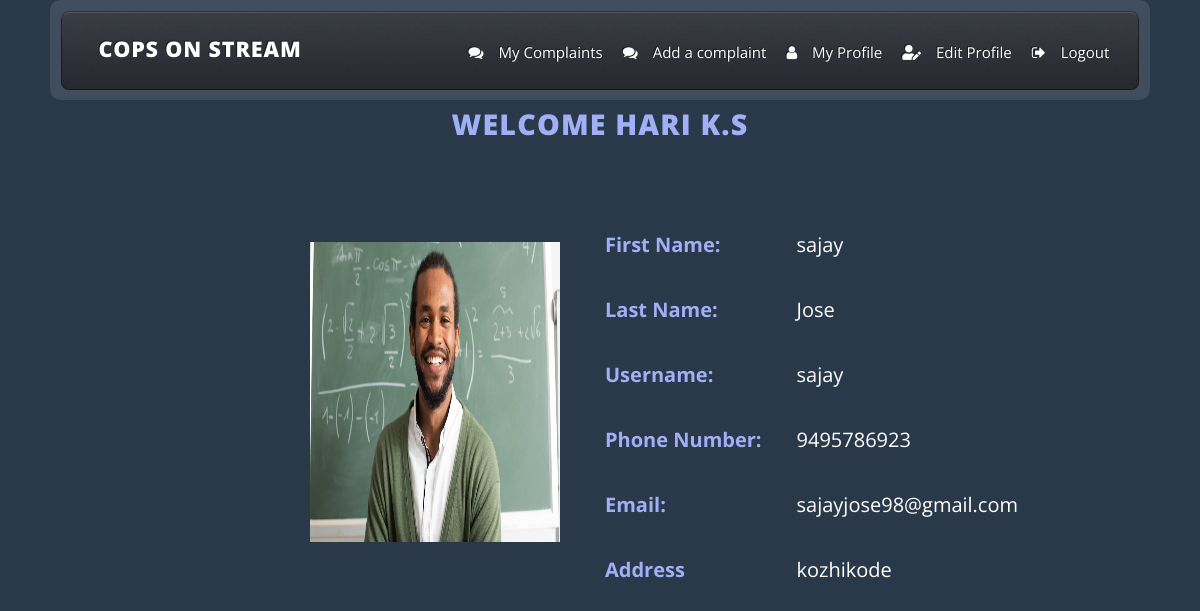
Screenshot of /my_profile/2 (signed in) with the database file from the repository.
### cops_app/models.py (models this page shows, shortened)
class CustomUser(AbstractUser):
    phone=models.IntegerField(null=True,blank=True)
    address=models.CharField(max_length=50,null=True,blank=True)
    pic=models.FileField()
    rank=models.CharField(max_length=50,blank=True,null=True)
    badge_number=models.IntegerField(blank=True,null=True)
    age=models.IntegerField(blank=True,null=True)
    service_years=models.IntegerField(blank=True,null=True)
    user_type=models.CharField(max_length=20)
    entry_choices=(('approved','approved'),
                   ('pending','pending'),
                   ('rejected','rejected')
    )
    entry=models.CharField(choices=entry_choices,max_length=50,default='pending',null=True,blank=True)

### cops_app/views.py (the view)
# urls.py: path('my_profile/<int:id>',views.my_profile,name='my_profile'),
@login_required(login_url='login')
def my_profile(request,id):
    data=CustomUser.objects.get(id=id)
    return render(request,'my_profile.html',{'data':data})

### templates/my_profile.html (shortened to what this page needs)
<!DOCTYPE HTML>
{% load static %}
<html>
<head>
  <link rel="stylesheet" href="{% static 'css/main.css' %}" />
</head>
<body class="left-sidebar is-preload">
  <div id="page-wrapper">
    <div>
      <div class="container">
        <header id="header">
          <div class="inner">
            <h1><a href="index.html" id="logo">Cops On Stream</a></h1>
            <nav id="nav" style="display: flex;gap: 20px;font-size: 15px;">
              <a href="{% url 'show_complaint' %}" style="text-decoration: none;"><i class="fa fa-comments"></i><span
                  style="padding-left: 15px;">My Complaints</span></a>
              <a href="{% url 'file_complaint' id=user.id %}" style="text-decoration: none;"><i
                  class="fa fa-comments"></i><span style="padding-left: 15px;">Add a complaint</span></a>
              <a href="{% url 'my_profile' id=user.id %}" style="text-decoration: none;"><i class="fa fa-user"></i><span
                  style="padding-left: 15px;">My Profile</span></a>
              <a href="{% url 'edit_user' id=user.id  %}" style="text-decoration: none;"><i
                  class="fas fa-user-edit"></i><span style="padding-left: 15px;">Edit Profile</span></a>
              <a href="{% url 'log_out' %}" style="text-decoration: none;"><i class="fa fa-sign-out"></i><span
                  style="padding-left: 15px;">Logout</span></a>
            </nav>
          </div>
        </header>
      </div>
    </div>
    <h2 style="color:#a1aff7;text-align:center;margin-top:10px;">Welcome {{user.first_name}}&nbsp;{{user.last_name}}
    </h2>
    <div style="padding-left:300px;padding-top:50px;" class="row">
      <div class="col-md-4">
        <img src="{{user.pic.url}}" style="margin:10px; height:300px; width:250px;">
      </div>
      <div class="col-md-8">
        <div class="row">
          <div class="col-md-6">
            <p style="font-size:20px;"><strong style="color:#a1aff7;">First Name:</strong></p>
            <p style="font-size:20px;"><strong style="color:#a1aff7;">Last Name:</strong></p>
            <p style="font-size:20px;"><strong style="color:#a1aff7;">Username:</strong></p>
            <p style="font-size:20px;"><strong style="color:#a1aff7;">Phone Number:</strong></p>
            <p style="font-size:20px;"><strong style="color:#a1aff7;">Email:</strong></p>
            <p style="font-size:20px;"><strong style="color:#a1aff7;">Address</strong></p>
          </div>
          <div class="col-md-6">
            <p style="font-size:20px;">{{data.first_name}}</p>
            <p style="font-size:20px;">{{data.last_name}}</p>
            <p style="font-size:20px;">{{data.username}}</p>
            <p style="font-size:20px;">{{data.phone}}</p>
            <p style="font-size:20px;">{{data.email}}</p>
            <p style="font-size:20px;">{{data.address}}</p>
          </div>
        </div>
      </div>
    </div>
</body>
</html>

### static/css/main.css (style rules this page uses)
html, body, div, span, applet, object, iframe, h1, h2, h3, h4, h5, h6, p, blockquote, pre, a, abbr, acronym, address, big, cite, code, del, dfn, em, img, ins, kbd, q, s, samp, small, strike, strong, sub, sup, tt, var, b, u, i, center, dl, dt, dd, ol, ul, li, fieldset, form, label, legend, table, caption, tbody, tfoot, thead, tr, th, td, article, aside, canvas, details, embed, figure, figcaption, footer, header, hgroup, menu, nav, output, ruby, section, summary, time, mark, audio, video { margin: 0; padding: 0; border: 0; font-size: 100%; font: inherit; vertical-align: baseline; }
article, aside, details, figcaption, figure, footer, header, hgroup, menu, nav, section { display: block; }
body { line-height: 1; }
body { -webkit-text-size-adjust: none; }
html { box-sizing: border-box; }
*, *:before, *:after { box-sizing: inherit; }
body { background: #303238 url("images/bg01.png"); }
body, input, select, textarea { font-family: 'Open Sans', sans-serif; color: #7b818c; font-weight: 400; font-size: 11pt; line-height: 1.85em; }
a { color: inherit; text-decoration: underline; }
h1, h2, h3, h4, h5, h6 { text-transform: uppercase; font-weight: 800; letter-spacing: 0.04em; color: #404248; margin: 0 0 1em 0; }
h1 a, h2 a, h3 a, h4 a, h5 a, h6 a { color: inherit; text-decoration: none; outline: 0; }
h2 { font-size: 2em; margin: 0 0 1.5em 0; line-height: 1em; }
b, strong { color: #404248; font-weight: 700; }
i, em { font-style: italic; }
p, ul, ol, dl, table { margin-bottom: 2em; }
.container { margin: 0 auto; max-width: calc(100% - 100px); width: 1200px; }
@media screen and (max-width: 1280px) { .container { width: 100%; } }
.row { display: flex; flex-wrap: wrap; box-sizing: border-box; align-items: stretch; }
.row > * { box-sizing: border-box; }
.row { margin-top: -50px; margin-left: -50px; }
.row > * { padding: 50px 0 0 50px; }
@media screen and (max-width: 1280px) { .row { display: flex; flex-wrap: wrap; box-sizing: border-box; align-items: stretch; } }
@media screen and (max-width: 1280px) { .row > * { box-sizing: border-box; } }
@media screen and (max-width: 1280px) { .row { margin-top: -35px; margin-left: -35px; } }
@media screen and (max-width: 1280px) { .row > * { padding: 35px 0 0 35px; } }
header { margin: 0 0 2em 0; }
#nav { position: absolute; right: 2em; top: 0; line-height: 5.5em; }
#header { position: relative; border-radius: 10px; background: rgba(255, 255, 255, 0.1); padding: 0.75em; margin-bottom: 0; }
#header .inner { background-image: -moz-linear-gradient(top, rgba(0, 0, 0, 0), rgba(0, 0, 0, 0.35)), url("images/bg02.png"); background-image: -webkit-linear-gradient(top, rgba(0, 0, 0, 0), rgba(0, 0, 0, 0.35)), url("images/bg02.png"); background-image: -ms-linear-gradient(top, rgba(0, 0, 0, 0), rgba(0, 0, 0, 0.35)), url("images/bg02.png"); background-image: linear-gradient(top, rgba(0, 0, 0, 0), rgba(0, 0, 0, 0.35)), url("images/bg02.png"); position: relative; height: 5.5em; background-color: #3B3E45; background-color: rgba(59, 62, 69, 0.9); border-radius: 8px; box-shadow: inset 0px 0px 0px 1px rgba(0, 0, 0, 0.45), inset 0px 2px 1px 0px rgba(255, 255, 255, 0.15); text-shadow: -1px -1px 0 rgba(0, 0, 0, 0.5); }
#header h1 { position: absolute; left: 1.75em; top: 50%; margin-top: -0.65em; font-size: 1.5em; color: #fff; }
@media screen and (max-width: 1280px) { body { line-height: 1.75em; font-size: 10.75pt; } }

### templates/my_profile.html (style rules this page uses)
.container { text-align: center; }
body { color: white; background: #293949; font-family: 'Open Sans', sans-serif; padding: 0; margin: 0; text-rendering: optimizeLegibility; -webkit-font-smoothing: antialiased; }

### rows the page displays
CustomUser: first_name "HARI", last_name "K.S", pic (picture)
CustomUser: first_name "sajay", last_name "Jose", username "sajay", phone "9495786923", email "sajayjose98@gmail.com", address "kozhikode"
